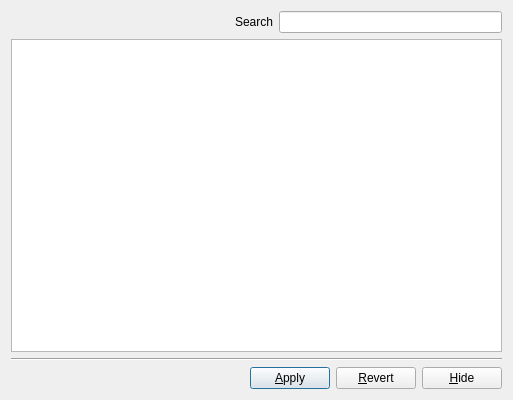
<?xml version="1.0" encoding="UTF-8"?>
<ui version="4.0">
 <class>Avogadro::QtPlugins::SpaceGroupDialog</class>
 <widget class="QDialog" name="Avogadro::QtPlugins::SpaceGroupDialog">
  <property name="geometry">
   <rect>
    <x>0</x>
    <y>0</y>
    <width>513</width>
    <height>400</height>
   </rect>
  </property>
  <property name="windowTitle">
   <string>Select Space Group</string>
  </property>
  <layout class="QVBoxLayout" name="verticalLayout">
   <item>
    <layout class="QHBoxLayout" name="horizontalLayout">
     <item>
      <spacer name="horizontalSpacer_2">
       <property name="orientation">
        <enum>Qt::Horizontal</enum>
       </property>
       <property name="sizeHint" stdset="0">
        <size>
         <width>40</width>
         <height>20</height>
        </size>
       </property>
      </spacer>
     </item>
     <item>
      <widget class="QLabel" name="label">
       <property name="text">
        <string>Search</string>
       </property>
      </widget>
     </item>
     <item>
      <widget class="QLineEdit" name="search"/>
     </item>
    </layout>
   </item>
   <item>
    <widget class="QColumnView" name="columnView"/>
   </item>
   <item>
    <widget class="Line" name="line_3">
     <property name="orientation">
      <enum>Qt::Horizontal</enum>
     </property>
    </widget>
   </item>
   <item>
    <layout class="QHBoxLayout" name="horizontalLayout_2">
     <item>
      <spacer name="horizontalSpacer">
       <property name="orientation">
        <enum>Qt::Horizontal</enum>
       </property>
       <property name="sizeHint" stdset="0">
        <size>
         <width>40</width>
         <height>20</height>
        </size>
       </property>
      </spacer>
     </item>
     <item>
      <widget class="QPushButton" name="apply">
       <property name="text">
        <string>&amp;Apply</string>
       </property>
      </widget>
     </item>
     <item>
      <widget class="QPushButton" name="revert">
       <property name="text">
        <string>&amp;Revert</string>
       </property>
      </widget>
     </item>
     <item>
      <widget class="QPushButton" name="pushButton">
       <property name="text">
        <string>&amp;Hide</string>
       </property>
      </widget>
     </item>
    </layout>
   </item>
  </layout>
 </widget>
 <tabstops>
  <tabstop>apply</tabstop>
  <tabstop>revert</tabstop>
 </tabstops>
 <resources/>
 <connections>
  <connection>
   <sender>pushButton</sender>
   <signal>clicked()</signal>
   <receiver>Avogadro::QtPlugins::SpaceGroupDialog</receiver>
   <slot>hide()</slot>
   <hints>
    <hint type="sourcelabel">
     <x>309</x>
     <y>404</y>
    </hint>
    <hint type="destinationlabel">
     <x>325</x>
     <y>372</y>
    </hint>
   </hints>
  </connection>
 </connections>
</ui>
